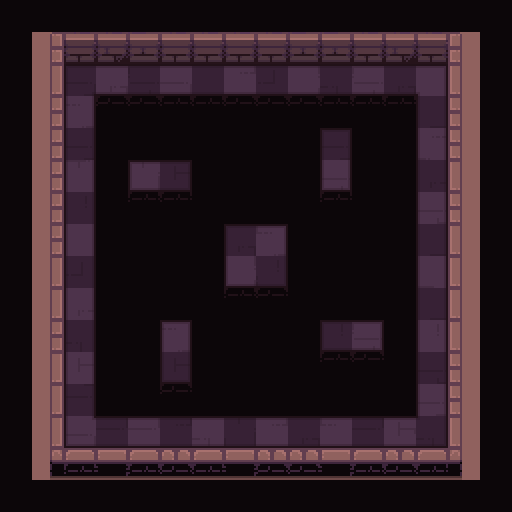

Below is a game level as drawn by its tile map, then a one-line description and the .tmx file that defines it, in full:
An orthogonal 16x16 tile map with 32x32 px tiles, 4 tile layers (path, types, ground, floor_shadow), 1 hidden layer not drawn and 9 objects (4x switch, 4x hero, frame).

<map version="1.2" tiledversion="2019.03.13" orientation="orthogonal" renderorder="right-down" width="16" height="16" tilewidth="32" tileheight="32" infinite="0" nextlayerid="133" nextobjectid="24">
 <tileset firstgid="1" name="tileset" tilewidth="32" tileheight="32" spacing="2" margin="1" tilecount="200" columns="10">
  <image source="tileset.png" trans="000000" width="340" height="680" />
  <terraintypes>
   <terrain name="floor" tile="79" />
   <terrain name="wall" tile="69" />
   <terrain name="hole" tile="78" />
   <terrain name="infected" tile="77" />
  </terraintypes>
 </tileset>
 <layer id="128" name="checkers" width="16" height="16" visible="0">
  <data encoding="csv">
0,69,0,69,0,69,0,69,0,69,0,69,0,69,0,69,
69,0,69,0,69,0,69,0,69,0,69,0,69,0,69,0,
0,69,0,69,0,69,0,69,0,69,0,69,0,69,0,69,
69,0,69,0,69,0,69,0,69,0,69,0,69,0,69,0,
0,69,0,69,0,69,0,69,0,69,0,69,0,69,0,69,
69,0,69,0,69,0,69,0,69,0,69,0,69,0,69,0,
0,69,0,69,0,69,0,69,0,69,0,69,0,69,0,69,
69,0,69,0,69,0,69,0,69,0,69,0,69,0,69,0,
0,69,0,69,0,69,0,69,0,69,0,69,0,69,0,69,
69,0,69,0,69,0,69,0,69,0,69,0,69,0,69,0,
0,69,0,69,0,69,0,69,0,69,0,69,0,69,0,69,
69,0,69,0,69,0,69,0,69,0,69,0,69,0,69,0,
0,69,0,69,0,69,0,69,0,69,0,69,0,69,0,69,
69,0,69,0,69,0,69,0,69,0,69,0,69,0,69,0,
0,69,0,69,0,69,0,69,0,69,0,69,0,69,0,69,
69,0,69,0,69,0,69,0,69,0,69,0,69,0,69,0
</data>
 </layer>
 <layer id="129" name="path" width="16" height="16">
  <data encoding="csv">
0,0,0,0,0,0,0,0,0,0,0,0,0,0,0,0,
0,0,0,0,0,0,0,0,0,0,0,0,0,0,0,0,
0,0,80,80,80,80,80,80,80,80,80,80,80,80,0,0,
0,0,80,79,79,79,79,79,79,79,79,79,79,80,0,0,
0,0,80,79,79,79,79,79,79,79,80,79,79,80,0,0,
0,0,80,79,80,80,79,79,79,79,80,79,79,80,0,0,
0,0,80,79,79,79,79,79,79,79,79,79,79,80,0,0,
0,0,80,79,79,79,79,80,80,79,79,79,79,80,0,0,
0,0,80,79,79,79,79,80,80,79,79,79,79,80,0,0,
0,0,80,79,79,79,79,79,79,79,79,79,79,80,0,0,
0,0,80,79,79,80,79,79,79,79,80,80,79,80,0,0,
0,0,80,79,79,80,79,79,79,79,79,79,79,80,0,0,
0,0,80,79,79,79,79,79,79,79,79,79,79,80,0,0,
0,0,80,80,80,80,80,80,80,80,80,80,80,80,0,0,
0,0,0,0,0,0,0,0,0,0,0,0,0,0,0,0,
0,0,0,0,0,0,0,0,0,0,0,0,0,0,0,0
</data>
 </layer>
 <objectgroup id="2" name="objects">
  <object id="22" name="switch" type="switch" x="175.333" y="371">
   <properties>
    <property name="autoDisable" type="bool" value="true" />
   </properties>
   <point />
  </object>
  <object id="23" name="switch" type="switch" x="368.333" y="338">
   <properties>
    <property name="autoDisable" type="bool" value="true" />
   </properties>
   <point />
  </object>
  <object id="11" name="switch" type="switch" x="335.333" y="150">
   <properties>
    <property name="autoDisable" type="bool" value="true" />
   </properties>
   <point />
  </object>
  <object id="14" name="switch" type="switch" x="145.667" y="178">
   <properties>
    <property name="autoDisable" type="bool" value="true" />
   </properties>
   <point />
  </object>
  <object id="16" name="hero" type="hero" x="335.333" y="179">
   <properties>
    <property name="initialDirection" value="e" />
   </properties>
   <point />
  </object>
  <object id="21" name="hero" type="hero" x="336.333" y="340">
   <properties>
    <property name="initialDirection" value="e" />
   </properties>
   <point />
  </object>
  <object id="17" name="hero" type="hero" x="175" y="181.667">
   <properties>
    <property name="initialDirection" value="w" />
   </properties>
   <point />
  </object>
  <object id="20" name="hero" type="hero" x="175.333" y="342">
   <properties>
    <property name="initialDirection" value="w" />
   </properties>
   <point />
  </object>
 </objectgroup>
 <objectgroup id="14" name="camera">
  <object id="12" name="frame" type="frame" x="49.333" y="30.333" width="412" height="433.818" />
 </objectgroup>
 <layer id="130" name="types" width="16" height="16">
  <data encoding="csv">
79,79,79,79,79,79,79,79,79,79,79,79,79,79,79,79,
79,70,70,70,70,70,70,70,70,70,70,70,70,70,70,79,
79,70,80,80,80,80,80,80,80,80,80,80,80,80,70,79,
79,70,80,79,79,79,79,79,79,79,79,79,79,80,70,79,
79,70,80,79,79,79,79,79,79,79,80,79,79,80,70,79,
79,70,80,79,80,80,79,79,79,79,80,79,79,80,70,79,
79,70,80,79,79,79,79,79,79,79,79,79,79,80,70,79,
79,70,80,79,79,79,79,80,80,79,79,79,79,80,70,79,
79,70,80,79,79,79,79,80,80,79,79,79,79,80,70,79,
79,70,80,79,79,79,79,79,79,79,79,79,79,80,70,79,
79,70,80,79,79,80,79,79,79,79,80,80,79,80,70,79,
79,70,80,79,79,80,79,79,79,79,79,79,79,80,70,79,
79,70,80,79,79,79,79,79,79,79,79,79,79,80,70,79,
79,70,80,80,80,80,80,80,80,80,80,80,80,80,70,79,
79,70,70,70,70,70,70,70,70,70,70,70,70,70,70,79,
79,79,79,79,79,79,79,79,79,79,79,79,79,79,79,79
</data>
 </layer>
 <layer id="131" name="ground" width="16" height="16">
  <data encoding="csv">
0,0,0,0,0,0,0,0,0,0,0,0,0,0,0,0,
0,1,2,4,3,2,5,5,2,3,3,2,4,2,6,0,
0,11,9,141,38,123,19,121,37,131,30,152,27,133,16,0,
0,21,124,63,63,62,62,63,63,63,62,62,62,17,26,0,
0,21,9,0,0,0,0,0,0,0,9,0,0,121,26,0,
0,21,143,0,143,18,0,0,0,0,152,0,0,27,16,0,
0,21,40,0,62,62,0,0,0,0,62,0,0,152,26,0,
0,21,133,0,0,0,0,27,124,0,0,0,0,17,16,0,
0,11,37,0,0,0,0,131,40,0,0,0,0,134,16,0,
0,11,141,0,0,0,0,62,63,0,0,0,0,17,16,0,
0,21,30,0,0,124,0,0,0,0,40,152,0,154,16,0,
0,11,132,0,0,18,0,0,0,0,62,63,0,38,26,0,
0,11,28,0,0,63,0,0,0,0,0,0,0,123,26,0,
0,31,123,28,142,7,144,29,121,27,124,28,132,30,36,0,
0,41,42,52,42,43,42,52,43,43,52,42,43,45,46,0,
0,0,0,0,0,0,0,0,0,0,0,0,0,0,0,0
</data>
 </layer>
 <layer id="132" name="floor_shadow" width="16" height="16">
  <data encoding="csv">
0,0,0,0,0,0,0,0,0,0,0,0,0,0,0,0,
0,0,0,0,0,0,0,0,0,0,0,0,0,0,0,0,
0,0,81,65,65,65,65,65,65,65,65,65,65,82,0,0,
0,0,66,0,0,0,0,0,0,0,0,0,0,66,0,0,
0,0,66,0,0,0,0,0,0,0,75,0,0,66,0,0,
0,0,66,0,77,76,0,0,0,0,67,0,0,66,0,0,
0,0,66,0,0,0,0,0,0,0,0,0,0,66,0,0,
0,0,66,0,0,0,0,12,15,0,0,0,0,66,0,0,
0,0,66,0,0,0,0,32,35,0,0,0,0,66,0,0,
0,0,66,0,0,0,0,0,0,0,0,0,0,66,0,0,
0,0,66,0,0,75,0,0,0,0,77,76,0,66,0,0,
0,0,66,0,0,67,0,0,0,0,0,0,0,66,0,0,
0,0,66,0,0,0,0,0,0,0,0,0,0,66,0,0,
0,0,84,65,65,65,65,65,65,65,65,65,65,83,0,0,
0,0,0,0,0,0,0,0,0,0,0,0,0,0,0,0,
0,0,0,0,0,0,0,0,0,0,0,0,0,0,0,0
</data>
 </layer>
</map>
